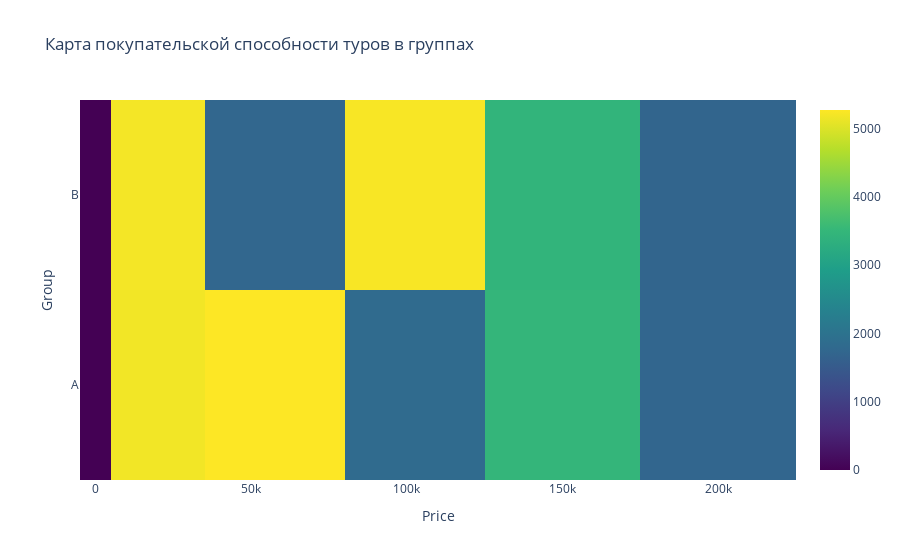

This figure's notebook cell:
### Code cell
# дополнительно используя plotly

fig = go.Figure(
    go.Heatmap(
        z=pivot_data.values,
        x=pivot_data.columns,
        y=pivot_data.index,
        colorscale='Viridis')
)


fig.update_layout(
    title='Карта покупательской способности туров в группах',
    xaxis_title='Price',
    yaxis_title='Group'
)

# Show plot
fig.show()

### Figure 1 — Plotly figure (JSON) as saved in the notebook; plotly's stock layout.template omitted (floating-point values rounded to 4 significant figures)
{"data": [{"colorscale": [[0, "#440154"], [0.1111, "#482878"], [0.2222, "#3e4989"], [0.3333, "#31688e"], [0.4444, "#26828e"], [0.5556, "#1f9e89"], [0.6667, "#35b779"], [0.7778, "#6ece58"], [0.8889, "#b5de2b"], [1, "#fde725"]], "type": "heatmap", "x": [0, 10000, 60000, 100000, 150000, 200000], "y": ["A", "B"], "z": [[0, 5182, 5271, 1832, 3478, 1724], [0, 5201, 1730, 5227, 3438, 1694]]}], "layout": {"title": {"text": "Карта покупательской способности туров в группах"}, "xaxis": {"title": {"text": "Price"}}, "yaxis": {"title": {"text": "Group"}}}}
